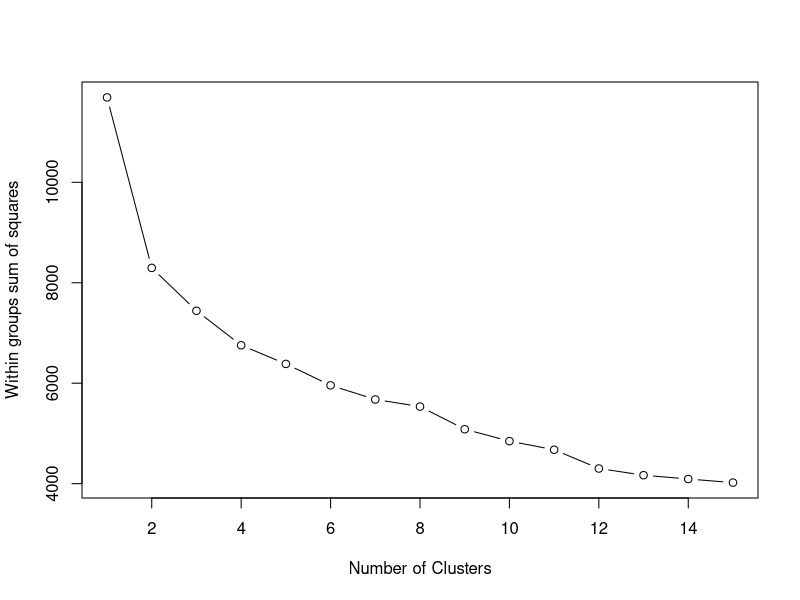
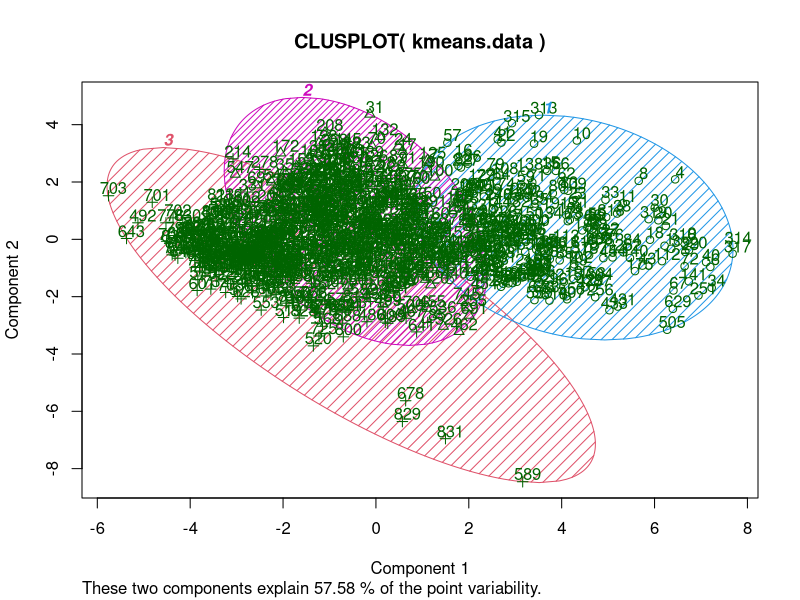
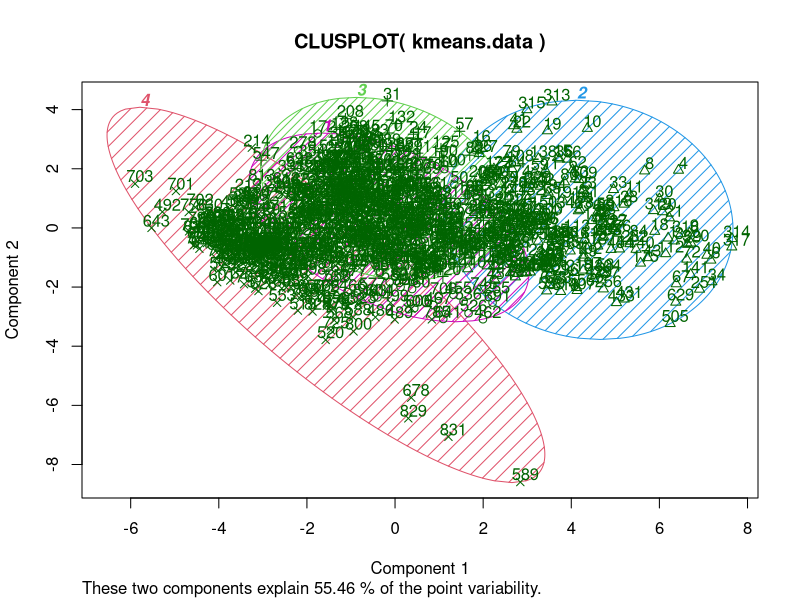
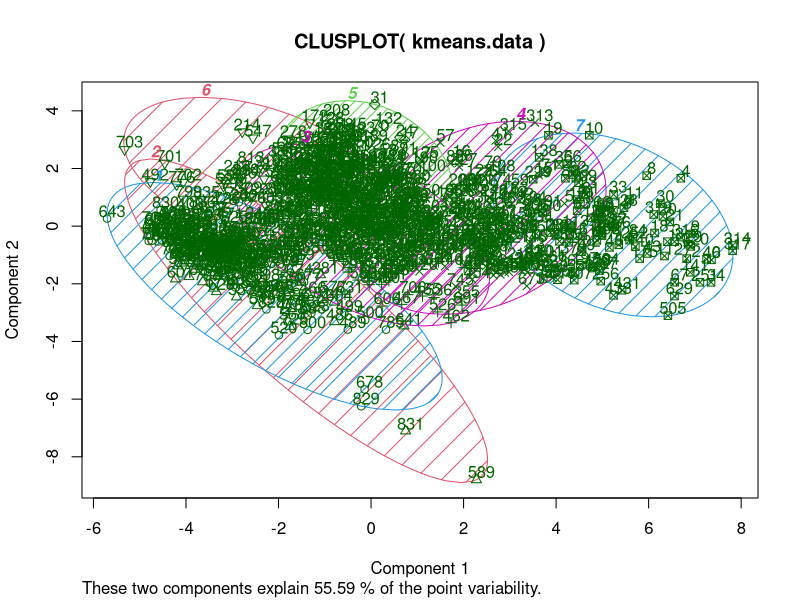

Generate these figures, in order, with R:
## ---- chunk 1
data = read.csv("data.csv", sep = ",")
summary(data)
## ---- chunk 2
wssplot <- function(data, nc=15, seed=1234){
               wss <- (nrow(data)-1)*sum(apply(data,2,var))
               for (i in 2:nc){
                    set.seed(seed)
                    wss[i] <- sum(kmeans(data, centers=i)$withinss)}
                plot(1:nc, wss, type="b", xlab="Number of Clusters",
                     ylab="Within groups sum of squares")}
## ---- chunk 3
kmeans.data <- data[4:18]
head(kmeans.data)
## ---- chunk 4
kmeans.data.scaled <- scale(kmeans.data[-1])
wssplot(kmeans.data.scaled)
## ---- chunk 5
# K-Means Cluster Analysis
fit3 <- kmeans(kmeans.data, 3)
# get cluster means 
aggregate(kmeans.data,by=list(fit3$cluster),FUN=mean)
# append cluster assignment
kmeans.data <- data.frame(kmeans.data, fit3$cluster)
## ---- chunk 6
# vary parameters for most readable graph
library(cluster) 
clusplot(kmeans.data, fit3$cluster, color=TRUE, shade=TRUE, labels=2, lines=0)

#Centroid Plot against 1st 2 discriminant functions

#library(fpc)
#plotcluster(kmeans.data, fit$cluster)
## ---- chunk 7
# K-Means Cluster Analysis
fit4 <- kmeans(kmeans.data, 4)
# get cluster means 
aggregate(kmeans.data,by=list(fit4$cluster),FUN=mean)
# append cluster assignment
kmeans.data <- data.frame(kmeans.data, fit4$cluster)
## ---- chunk 8
# vary parameters for most readable graph
clusplot(kmeans.data, fit4$cluster, color=TRUE, shade=TRUE, labels=2, lines=0)
## ---- chunk 9
# K-Means Cluster Analysis
fit7 <- kmeans(kmeans.data, 7)
# get cluster means 
aggregate(kmeans.data,by=list(fit7$cluster),FUN=mean)
# append cluster assignment
kmeans.data <- data.frame(kmeans.data, fit7$cluster)
## ---- chunk 10
# vary parameters for most readable graph
clusplot(kmeans.data, fit7$cluster, color=TRUE, shade=TRUE, labels=2, lines=0)
## ---- chunk 11
library(fpc)
d <- dist(kmeans.data)
cluster.stats(d, fit3$cluster, fit4$cluster)
## ---- chunk 12
#cluster.stats(d, fit3$cluster, fit7$cluster)
## ---- chunk 13
#cluster.stats(d, fit4$cluster, fit7$cluster)
